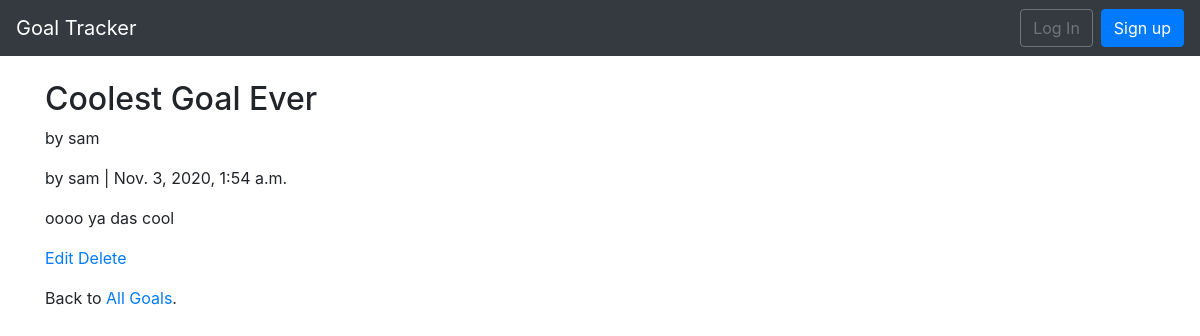
Screenshot of /goals/1/ with the database file from the repository.
### goals/models.py (models this page shows, shortened)
class Goal(models.Model):
    title = models.CharField(max_length=255)
    body = models.TextField()
    date = models.DateTimeField(auto_now_add=True)
    author = models.ForeignKey(
    get_user_model(),
    on_delete=models.CASCADE,
    )

### users/models.py (models this page shows)
class CustomUser(AbstractUser):
    age = models.PositiveIntegerField(null=True, blank=True)

### goals/views.py (the view)
# urls.py: path('<int:pk>/', GoalDetailView.as_view(), name='goal_detail'),
class GoalDetailView(DetailView):
    model = Goal
    template_name = 'goal_detail.html'

### templates/goal_detail.html
{% extends 'base.html' %}
{% block content %}
<div class="goal-entry">
  <h2>{{ object.title }}</h2>
    <p> by {{ object.author }}</h2>
      <p> by {{ object.author }} | {{ object.date }}</p>
      <p>{{ object.body }}</p>
    </div>
    <p><a href="{% url 'goal_edit' goal.pk %}">Edit</a>
      <a href="{% url 'goal_delete' goal.pk %}">Delete</a></p>
    <p>Back to <a href="{% url 'goal_list' %}">All Goals</a>.</p>
  {% endblock content %}

### rows the page displays
Goal: title "Coolest Goal Ever", author "sam", date "Nov. 3, 2020, 1:54 a.m.", body "oooo ya das cool"
